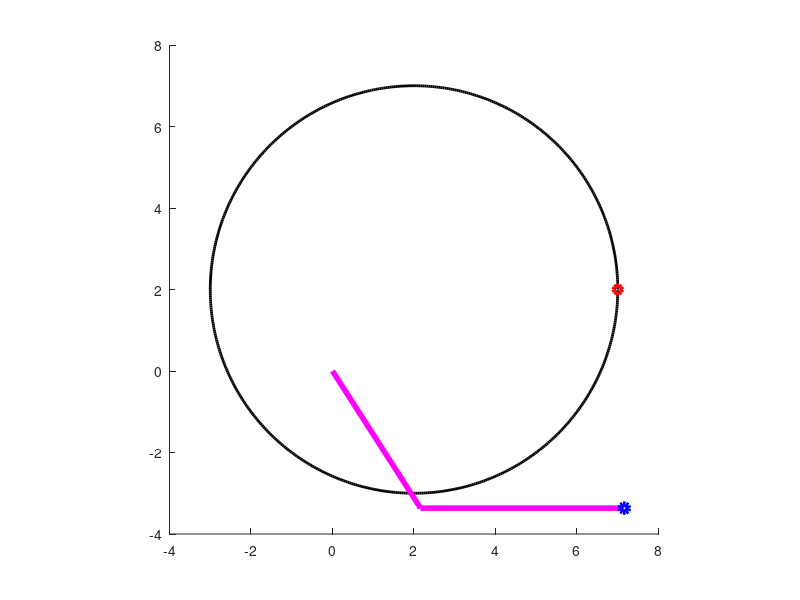

Here is the MATLAB script that generated this plot: (Note: this script raises an error after producing the figure.)
function Crank
clc;
clear all;

    function drawCircle(c,r,color1,linewidth1)
        %% Draw Path
        if (exist('linewidth1')==0),  linewidth1=1; end
        if (exist('color1')==0),  color1='black'; end
        s = 0:0.01:2*pi;
        wref = c*ones(size(s))+r*[cos(s);sin(s)];
        plot(wref(1,:),wref(2,:),color1,'LineWidth',linewidth1);
    end

    function draw()
             clf();   hold on; 
             axis([-4 8 -4 8]);  axis square;
             drawCircle(c,r,'black',2)
             plot(w(1),w(2),'o red','LineWidth',3);
             plot([0 z(1) y(1)],[0 z(2) y(2)], 'magenta', 'Linewidth',4) 
             plot(y(1),y(2),'o blue','LineWidth',4);
             drawnow();
    end  

x = [-1;1]; dt = 0.05;
L1 = 4; L2 = 5;
c = [2;2]; r = 5;

h = figure;
axis tight manual % this ensures that getframe() returns a consistent size
filename = 'CrankAnimation.gif';
n = 1;
tanim = 0.2;

for t = 0:dt:10
    %% SIMULATION
    z = L1*[cos(x(1)); sin(x(1))];
    y = z + L2*[cos(x(1)+x(2)); sin(x(1)+x(2))];
    w = c + r*[cos(t); sin(t)];
    dw = r*[-sin(t); cos(t)];
    v = w-y+dw;
    A = [-y(2)  -y(2)+z(2);
          y(1)  y(1)-z(1)];
    u = A\v;
    x = x+u*dt;
    draw();
    if mod(t,tanim)==0
        %% Save images in GIF
        % Capture the plot as an image
        frame = getframe(h);
        im = frame2im(frame);
        [imind,cm] = rgb2ind(im,256);
        % Write to the GIF File
        if n == 1
            imwrite(imind,cm,filename,'gif', 'Loopcount',inf);
        else
            imwrite(imind,cm,filename,'gif','WriteMode','append');
        end
        n = n+1;
    end
end
end
              